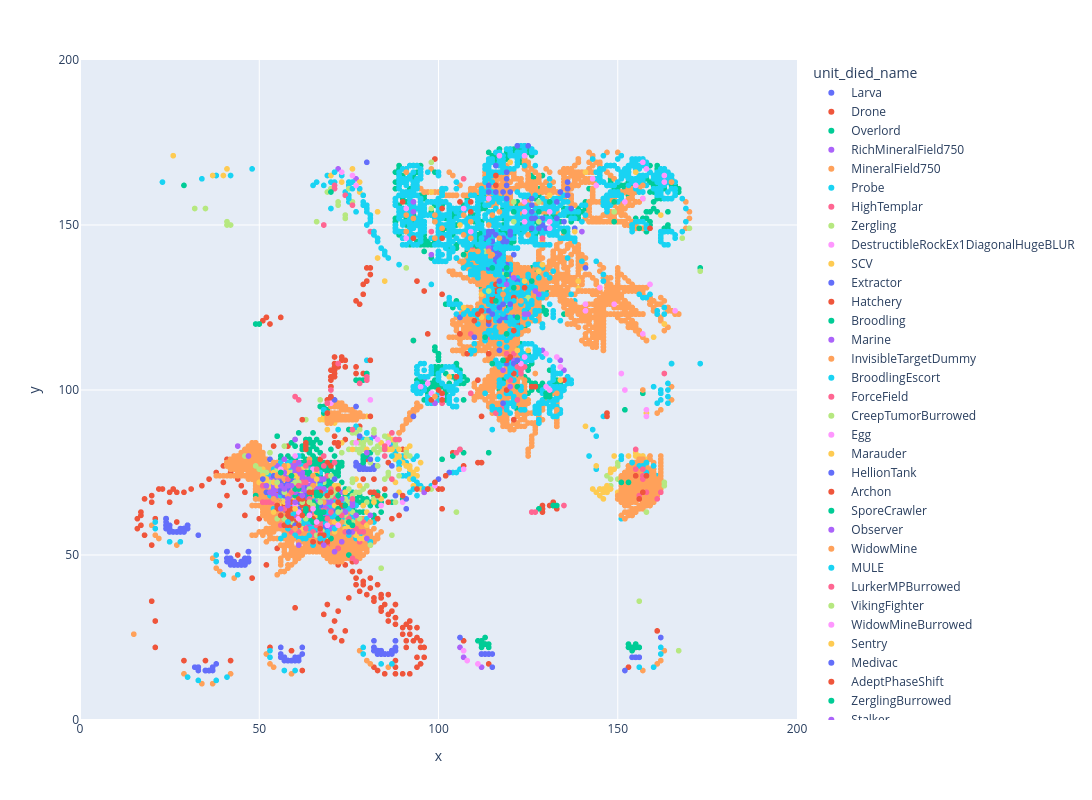

Notebook source saved alongside this figure:
### Code cell
unit_died_latest_replay = (
    unit_died_df.filter(pl.col("ext_fs_id") == latest_replay_id)
    .select([pl.col("unit_died_name"), pl.col("x"), pl.col("y")])
    .collect()
)
unit_died_latest_replay_fig = px.scatter(
    unit_died_latest_replay,
    x="x",
    y="y",
    color="unit_died_name",
    width=1200,
    height=800,
    range_x=(0, 200),
    range_y=(0, 200),
)
unit_died_latest_replay_fig.show()
unit_died_latest_replay_fig.write_html("static/latest_map_unit_died.html")
